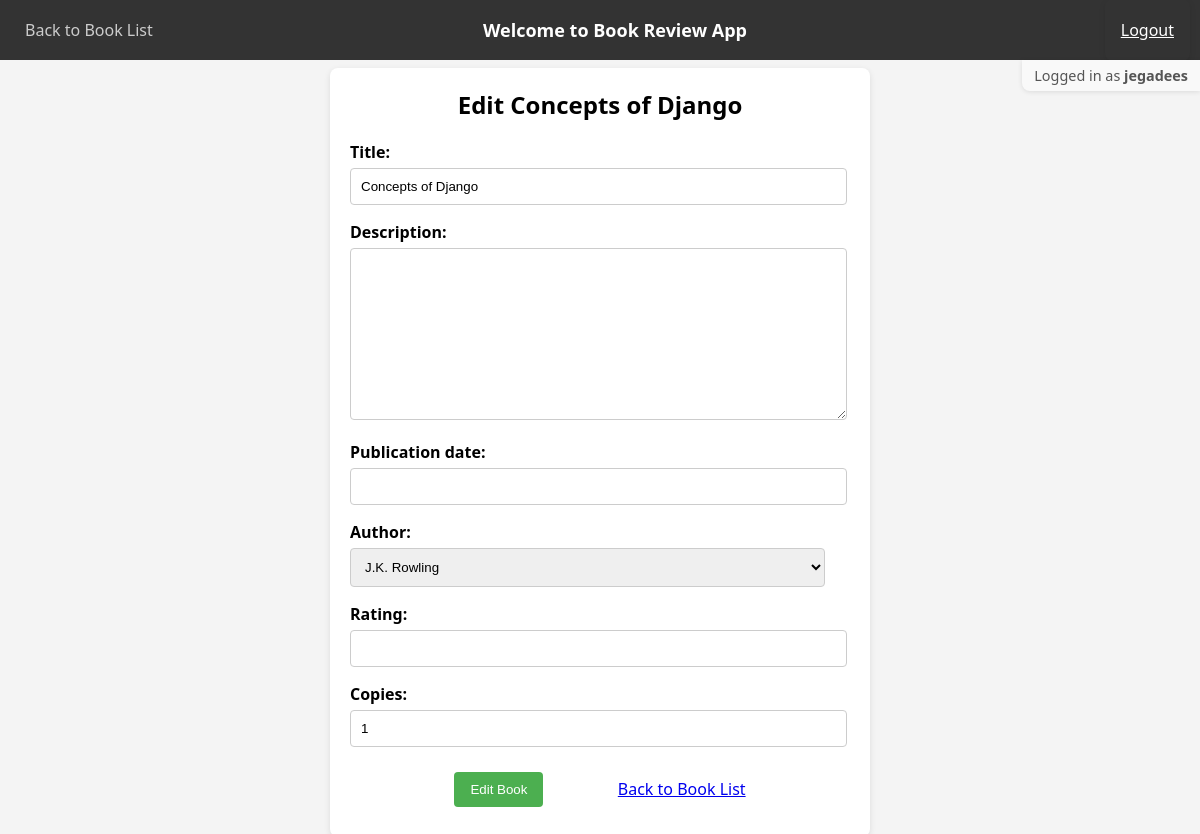
Page /edit/2/ (signed in) on the committed database.
### book/models.py (models this page shows, shortened)
class Book(models.Model):
    title = models.CharField(max_length=200)
    description = models.TextField(blank=True)
    publication_date = models.DateField(null=True, blank=True)
    author = models.ForeignKey(Author, on_delete=models.CASCADE, related_name='books')
    rating = models.DecimalField(max_digits=3, decimal_places=2, null=True, blank=True)
    copies = models.IntegerField(default=0)

### book/views.py (the view)
# urls.py: path('edit/<int:book_id>/', views.edit_book, name='edit_book'),
@login_required
def edit_book(request, book_id):
    if not request.user.is_superuser:
        return HttpResponseForbidden("You are not allowed to access this page.")
    book = get_object_or_404(Book, id=book_id)
    if request.method == 'POST':
        form = BookForm(request.POST, instance=book)
        if form.is_valid():
            form.save()
            messages.success(request, 'Book updated successfully!')
            return redirect('book')
        else:
            messages.error(request, 'Something went wrong. Please check the form.')
    else:
        form = BookForm(instance=book)
    return render(request, 'edit_book.html', {'form': form, 'book': book})

### book/forms.py (shortened to what this page needs)
class BookForm(forms.ModelForm):
    class Meta:
        model = Book
        fields = ['title', 'description', 'publication_date', 'author', 'rating', 'copies']

### book/models.py (called while the page is built)
    def __str__(self):
        return self.name

### book/templates/edit_book.html (shortened to what this page needs)
{% extends 'base.html' %}
{% load static %}
{% block content %}
<form method="post">
  <h2 style="margin-top: 0px; justify-self: center;">Edit {{ book.title }}</h2>
  {{ form.as_p }}
  <div id="edit-form-footer">
    <button type="submit">Edit Book</button>
    <a href="{% url 'book' %}">Back to Book List</a>
  </div>
</form>
{% endblock %}

### book/templates/base.html (shortened to what this page needs)
<!DOCTYPE html>
<html>
  <head>
    {% load static %}
    <link rel="stylesheet" href="{% static 'book/style.css' %}">
  </head>
  <body>
    <nav>
      {% if request.path != '/' %}
        <a href="{% url 'book' %}" style="color: #ccc; align-self: center;" class="nav-left">
          {% if user.is_authenticated and user.is_superuser %}
            Back to Book List
          {% else %}
            Back to My Books
          {% endif %}
        </a>
      {% else %}
        <span class="nav-left"></span>
      {% endif %}
      <p class="nav-center">Welcome to Book Review App</p>
      {% if user.is_authenticated %}
      <div class="messages nav-right" style="display: flex; gap: 12px; align-items: center;">
        <form id="logout-form" method="POST" action="{% url 'logout' %}" style="background-color:transparent;margin: 0;padding: 0;">
          <button type="submit">Logout</button>
        </form>
      </div>
      {% endif %}
    </nav>
    {% if user.is_authenticated %}
    <div class="user-status">
      Logged in as <strong>{{ user.username }}</strong>
    </div>
    {% endif %}
    <div style="margin: 8px">
      {% block content %}
      {% endblock %}
    </div>
  </body>
</html>

### book/static/book/style.css (style rules this page uses)
body { font-family: 'Segoe UI', sans-serif; background-color: #f4f4f4; margin: 0; }
form { background: white; padding: 20px; border-radius: 8px; box-shadow: 0 2px 6px rgba(0,0,0,0.1); max-width: 500px; margin: auto; }
form p { margin-bottom: 15px; }
form input, form select, form textarea { width: 95%; padding: 10px; border: 1px solid #ccc; border-radius: 4px; }
form label { font-weight: bold; display: block; margin-bottom: 5px; }
button[type="submit"] { background: #4CAF50; color: white; padding: 10px 16px; border: none; border-radius: 4px; cursor: pointer; margin-top: 10px; margin-bottom: 10px; }
#edit-form-footer { display: flex; flex-direction: row; justify-content: space-evenly ; align-items: center; margin: 0 30px; }
.messages { display: flex; align-self: center; justify-self: center; }
nav { display: flex; position: sticky; top: 0; flex-direction: row; justify-content: space-between; align-items: center; background-color: #333; padding: 5px 10px; height: 50px; }
.nav-left { flex: 1; display: flex; align-items: center; justify-content: flex-start; }
.nav-right { flex: 1; display: flex; align-items: center; justify-content: flex-end; }
.nav-center { position: absolute; left: 50%; transform: translateX(-50%); color: white; font-weight: bold; font-size: 18px; }
nav a { color: white; margin-inline: 15px; text-decoration: none; }
nav p { color: white; margin-inline: 15px; text-decoration: none; }
#logout-form button { border: none; color: white; cursor: pointer; font: inherit; background-color: transparent; text-decoration: underline; }
.user-status { position: fixed; top: 60; right: 0; float: right; background-color: #f9f9f9; padding: 6px 12px; margin: 0; font-size: 0.9em; color: #555; border-bottom-left-radius: 8px; box-shadow: 0 1px 5px rgba(0,0,0,0.1); z-index: 1000; }

### rows in the picture
Book: title "Concepts of Django", author "J.K. Rowling", copies "1"

### other values in the picture
{{ user.username }} "jegadees"
